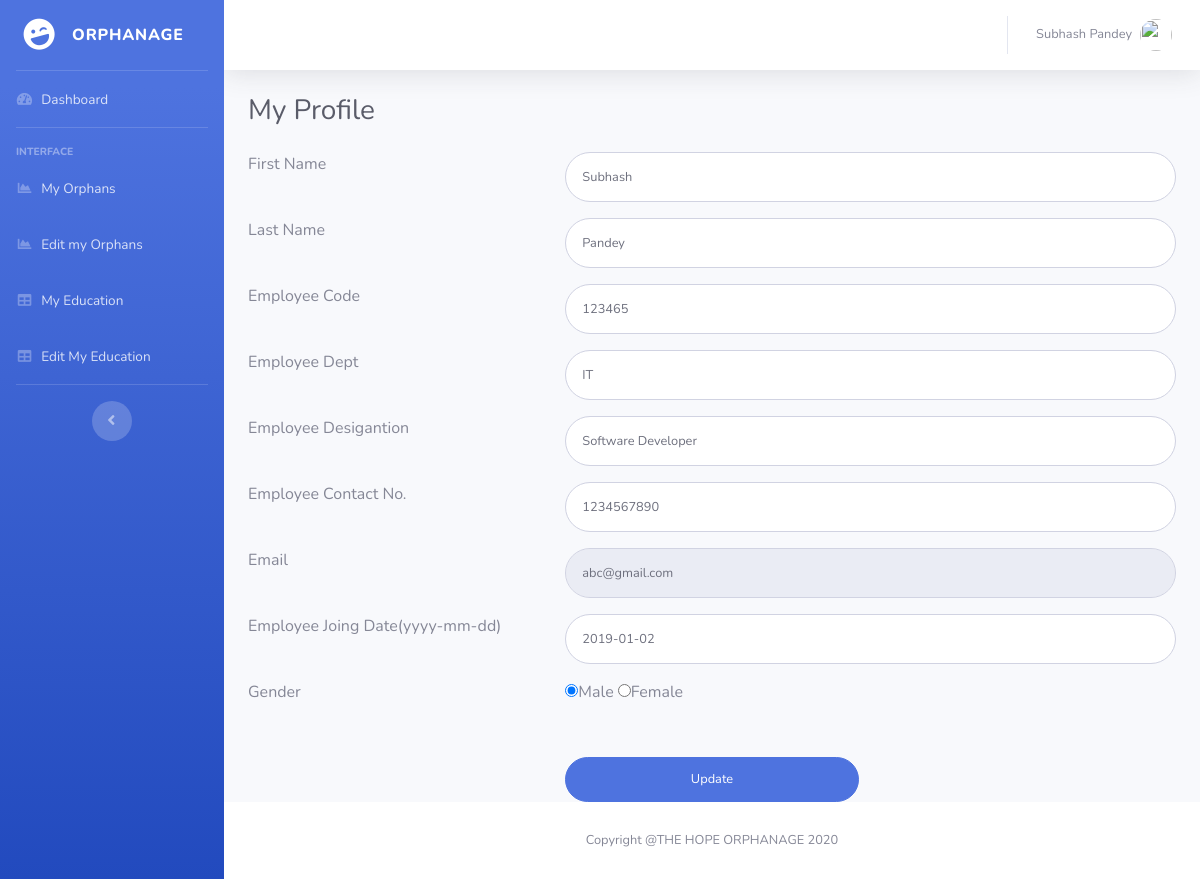
Before: /Orphanage-Record-Management-System-Project/erms/myprofile.php (signed in) with the older database file.
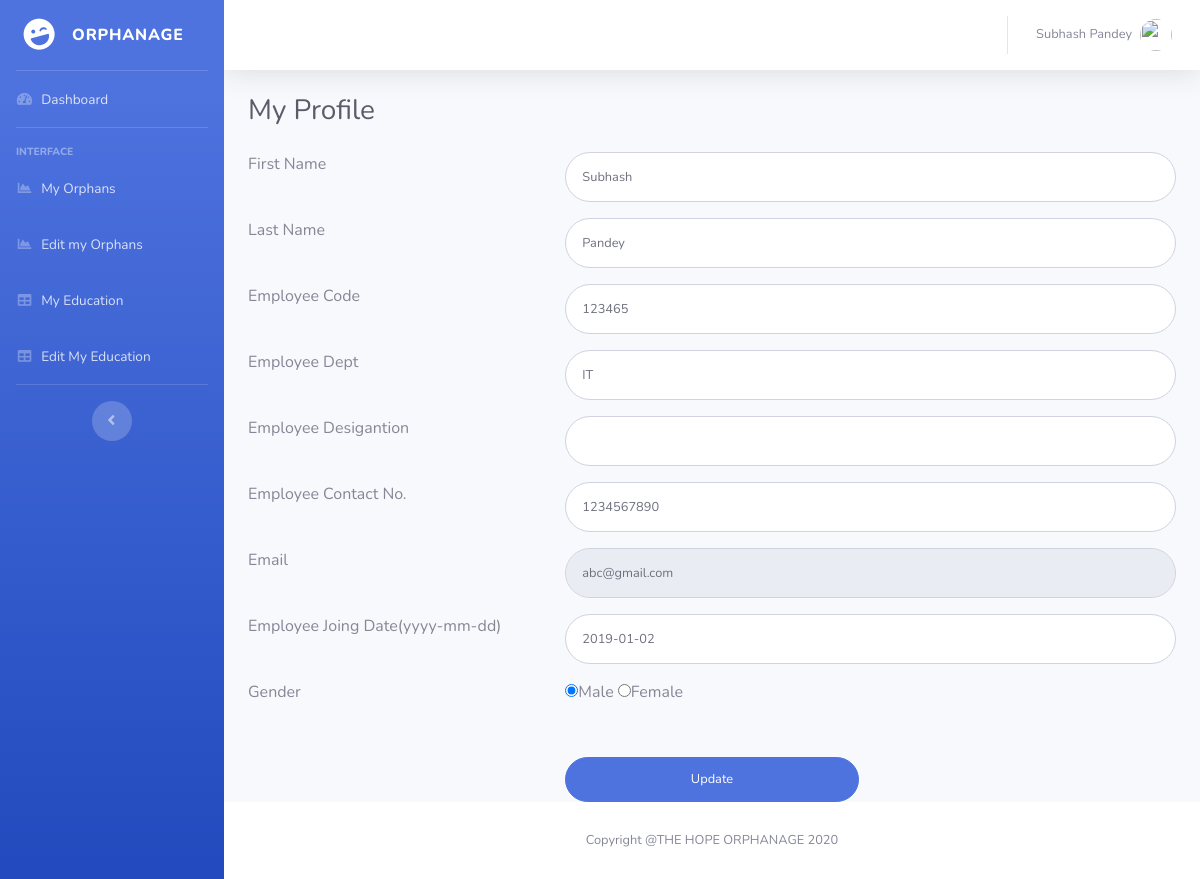
After: the same page with the newer database file.
### tables this page shows
CREATE TABLE `employeedetail` (
  `ID` int(11) NOT NULL,
  `EmpFname` varchar(50) DEFAULT NULL,
  `EmpLName` varchar(50) NOT NULL,
  `EmpCode` varchar(50) DEFAULT NULL,
  `EmpDept` varchar(120) DEFAULT NULL,
  `EmpDesignation` varchar(120) DEFAULT NULL,
  `EmpContactNo` bigint(10) DEFAULT NULL,
  `EmpGender` enum('Male','Female') DEFAULT NULL,
  `EmpEmail` varchar(200) DEFAULT NULL,
  `EmpPassword` varchar(100) DEFAULT NULL,
  `EmpJoingdate` date DEFAULT NULL,
  `PostingDate` timestamp NOT NULL DEFAULT CURRENT_TIMESTAMP
);

### Orphanage-Record-Management-System-Project/erms/myprofile.php (the view, shortened to what the changed rows need)
<?php
include('includes/dbconnection.php');
if (strlen($_SESSION['uid']==0)) {
  header('location:logout.php');
  } else{
  ?>
<!DOCTYPE html>
<html lang="en">
<head>
  <link href="vendor/fontawesome-free/css/all.min.css" rel="stylesheet" type="text/css">
  <link href="css/sb-admin-2.min.css" rel="stylesheet">
</head>
<body id="page-top">
  <div id="wrapper">
  <?php include_once('includes/sidebar.php')?>
    <div id="content-wrapper" class="d-flex flex-column">
      <div id="content">
         <?php include_once('includes/header.php')?>
        <div class="container-fluid">
          <h1 class="h3 mb-4 text-gray-800">My Profile</h1>
<form class="user" method="post" action="">
  <?php
$eid=$_SESSION['uid'];
$ret=mysqli_query($con,"select * from employeedetail where ID='$eid'");
while ($row=mysqli_fetch_array($ret)) {
?>
               <div class="row">
                <div class="col-4 mb-3">First Name</div>
                   <div class="col-8 mb-3">   <input type="text" class="form-control form-control-user" id="FirstName" name="FirstName" aria-describedby="emailHelp" required="true" value="<?php  echo $row['EmpFname'];?>"></div>
                    </div>
                    <div class="row">
                      <div class="col-4 mb-3">Last Name </div>
                     <div class="col-8 mb-3">  <input type="text" class="form-control form-control-user" id="LastName" name="LastName" aria-describedby="emailHelp" required="true" value="<?php  echo $row['EmpLName'];?>"></div>
                     </div>
                    <div class="row">
                    <div class="col-4 mb-3">Employee Code </div>
                    <div class="col-8 mb-3">
                      <input type="text" class="form-control form-control-user" id="EmpCode" name="EmpCode" aria-describedby="emailHelp" required="true" value="<?php  echo $row['EmpCode'];?>"></div>
                    </div>
                    <div class="row">
                      <div class="col-4 mb-3">Employee Dept</div>
                     <div class="col-8 mb-3">
                      <input type="text" class="form-control form-control-user" id="EmpDept" name="EmpDept" aria-describedby="emailHelp" required="true" value="<?php  echo $row['EmpDept'];?>">
                    </div></div>
                    <div class="row">
                    <div class="col-4 mb-3">Employee Desigantion</div>
                    <div class="col-8 mb-3">
                      <input type="text" class="form-control form-control-user" id="EmpDesignation" name="EmpDesignation" aria-describedby="emailHelp" required="true" value="<?php  echo $row['EmpDesignation'];?>">
                    </div></div>
                    <div class="row">
                      <div class="col-4 mb-3">Employee Contact No.</div>
                    <div class="col-8 mb-3">
                      <input type="text" class="form-control form-control-user" id="EmpContactNo" name="EmpContactNo" aria-describedby="emailHelp" required="true" value="<?php  echo $row['EmpContactNo'];?>">
                    </div></div>
                    <div class="row">
                    <div class="col-4 mb-3">Email</div>
                   <div class="col-8 mb-3">
                      <input type="email" class="form-control form-control-user" id="Email" name="Email" aria-describedby="emailHelp" placeholder="Enter Email Address..." required="true" value="<?php  echo $row['EmpEmail'];?>" readonly="true">
                    </div></div>
                    <div class="row">
                      <div class="col-4 mb-3">Employee Joing Date(yyyy-mm-dd)</div>
                    <div class="col-8  mb-3">
                      <input type="text" class="form-control form-control-user" value="<?php  echo $row['EmpJoingdate'];?>" id="jDate" name="EmpJoingdate" aria-describedby="emailHelp">
                    </div></div>
                    <div class="row">
                      <div class="col-4 mb-3">Gender</div>
                    <div class="col-4 mb-3">
<?php if($row['EmpGender']=="Male")
{?>
                      <input type="radio" id="gender" name="gender" value="Male" checked="true">Male
                     <input type="radio" name="gender" value="Female">Female
                   <?php }   else if($row['EmpGender']=="Female") {?>
 <input type="radio" id="gender" name="gender" value="Male" >Male
  <input type="radio" name="gender" value="Female" checked="true">Female
                   <?php } else { ?>
 <input type="radio" id="gender" name="gender" value="Male" >Male
  <input type="radio" name="gender" value="Female">Female
                   <?php } ?>
                    </div></div>
<?php } ?>
                    <div class="row" style="margin-top:4%">
                      <div class="col-4"></div>
                      <div class="col-4">
                      <input type="submit" name="submit"  value="Update" class="btn btn-primary btn-user btn-block">
                    </div>
                    </div>
                  </form>
        </div>
      </div>
   <?php include_once('includes/footer.php');?>
    </div>
  </div>
</body>
</html>
<?php }  ?>

### Orphanage-Record-Management-System-Project/erms/includes/header.php (shortened to what the changed rows need)
 <nav class="navbar navbar-expand navbar-light bg-white topbar mb-4 static-top shadow">
          <ul class="navbar-nav ml-auto">
            <li class="nav-item dropdown no-arrow">
              <a class="nav-link dropdown-toggle" href="#" id="userDropdown" role="button" data-toggle="dropdown" aria-haspopup="true" aria-expanded="false">
<?php
$empid=$_SESSION['uid'];
$ret=mysqli_query($con,"select EmpFname,EmpLname from employeedetail where ID='$empid'");
$row=mysqli_fetch_array($ret);
$fname=$row['EmpFname'];
$lname=$row['EmpLname'];
?>
                <span class="mr-2 d-none d-lg-inline text-gray-600 small"><?php echo $fname." ".$lname; ?></span>
                <img class="img-profile rounded-circle" src="https://source.unsplash.com/QAB-WJcbgJk/60x60">
              </a>
            </li>
          </ul>
        </nav>

Changed rows visible on the page:
changed employeedetail "Subhash": EmpDesignation "Software Developer" → (not shown)
